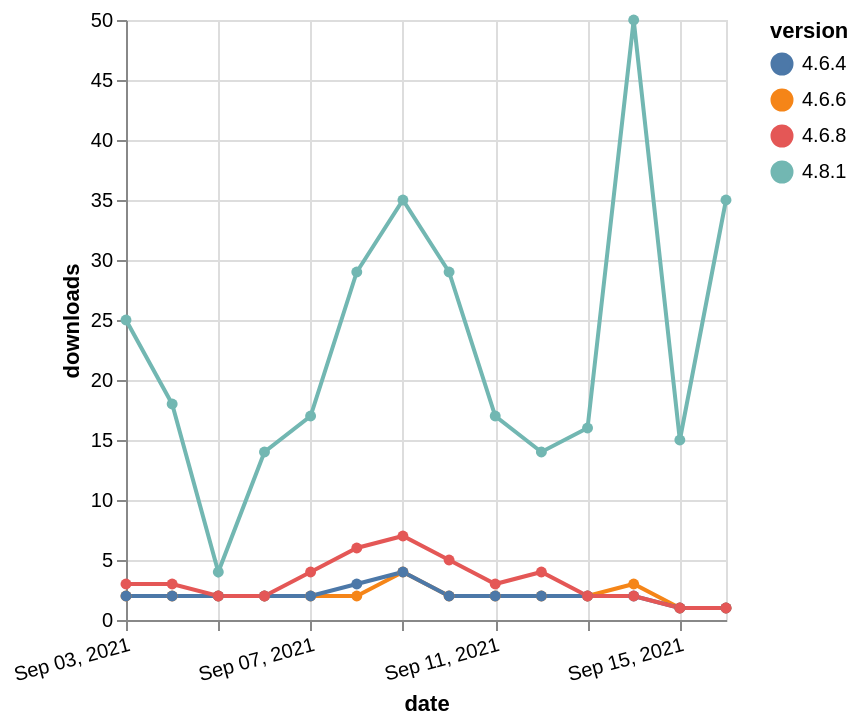

Vega-Lite specification for this chart:
### Vega-Lite specification from a JSON file in a GitHub repository (floating-point values rounded to 4 significant figures)
{"$schema": "https://vega.github.io/schema/vega-lite/v5.json", "description": "A simple bar chart with embedded data.", "data": {"values": [{"date": "2021-09-03", "total": 4585, "delta": 2, "version": "4.6.6"}, {"date": "2021-09-04", "total": 4587, "delta": 2, "version": "4.6.6"}, {"date": "2021-09-05", "total": 4589, "delta": 2, "version": "4.6.6"}, {"date": "2021-09-06", "total": 4591, "delta": 2, "version": "4.6.6"}, {"date": "2021-09-07", "total": 4593, "delta": 2, "version": "4.6.6"}, {"date": "2021-09-08", "total": 4595, "delta": 2, "version": "4.6.6"}, {"date": "2021-09-09", "total": 4599, "delta": 4, "version": "4.6.6"}, {"date": "2021-09-10", "total": 4601, "delta": 2, "version": "4.6.6"}, {"date": "2021-09-11", "total": 4603, "delta": 2, "version": "4.6.6"}, {"date": "2021-09-12", "total": 4605, "delta": 2, "version": "4.6.6"}, {"date": "2021-09-13", "total": 4607, "delta": 2, "version": "4.6.6"}, {"date": "2021-09-14", "total": 4610, "delta": 3, "version": "4.6.6"}, {"date": "2021-09-15", "total": 4611, "delta": 1, "version": "4.6.6"}, {"date": "2021-09-16", "total": 4612, "delta": 1, "version": "4.6.6"}, {"date": "2021-09-03", "total": 22618, "delta": 25, "version": "4.8.1"}, {"date": "2021-09-04", "total": 22636, "delta": 18, "version": "4.8.1"}, {"date": "2021-09-05", "total": 22640, "delta": 4, "version": "4.8.1"}, {"date": "2021-09-06", "total": 22654, "delta": 14, "version": "4.8.1"}, {"date": "2021-09-07", "total": 22671, "delta": 17, "version": "4.8.1"}, {"date": "2021-09-08", "total": 22700, "delta": 29, "version": "4.8.1"}, {"date": "2021-09-09", "total": 22735, "delta": 35, "version": "4.8.1"}, {"date": "2021-09-10", "total": 22764, "delta": 29, "version": "4.8.1"}, {"date": "2021-09-11", "total": 22781, "delta": 17, "version": "4.8.1"}, {"date": "2021-09-12", "total": 22795, "delta": 14, "version": "4.8.1"}, {"date": "2021-09-13", "total": 22811, "delta": 16, "version": "4.8.1"}, {"date": "2021-09-14", "total": 22861, "delta": 50, "version": "4.8.1"}, {"date": "2021-09-15", "total": 22876, "delta": 15, "version": "4.8.1"}, {"date": "2021-09-16", "total": 22911, "delta": 35, "version": "4.8.1"}, {"date": "2021-09-03", "total": 4458, "delta": 2, "version": "4.6.4"}, {"date": "2021-09-04", "total": 4460, "delta": 2, "version": "4.6.4"}, {"date": "2021-09-05", "total": 4462, "delta": 2, "version": "4.6.4"}, {"date": "2021-09-06", "total": 4464, "delta": 2, "version": "4.6.4"}, {"date": "2021-09-07", "total": 4466, "delta": 2, "version": "4.6.4"}, {"date": "2021-09-08", "total": 4469, "delta": 3, "version": "4.6.4"}, {"date": "2021-09-09", "total": 4473, "delta": 4, "version": "4.6.4"}, {"date": "2021-09-10", "total": 4475, "delta": 2, "version": "4.6.4"}, {"date": "2021-09-11", "total": 4477, "delta": 2, "version": "4.6.4"}, {"date": "2021-09-12", "total": 4479, "delta": 2, "version": "4.6.4"}, {"date": "2021-09-13", "total": 4481, "delta": 2, "version": "4.6.4"}, {"date": "2021-09-14", "total": 4483, "delta": 2, "version": "4.6.4"}, {"date": "2021-09-15", "total": 4484, "delta": 1, "version": "4.6.4"}, {"date": "2021-09-16", "total": 4485, "delta": 1, "version": "4.6.4"}, {"date": "2021-09-03", "total": 23036, "delta": 3, "version": "4.6.8"}, {"date": "2021-09-04", "total": 23039, "delta": 3, "version": "4.6.8"}, {"date": "2021-09-05", "total": 23041, "delta": 2, "version": "4.6.8"}, {"date": "2021-09-06", "total": 23043, "delta": 2, "version": "4.6.8"}, {"date": "2021-09-07", "total": 23047, "delta": 4, "version": "4.6.8"}, {"date": "2021-09-08", "total": 23053, "delta": 6, "version": "4.6.8"}, {"date": "2021-09-09", "total": 23060, "delta": 7, "version": "4.6.8"}, {"date": "2021-09-10", "total": 23065, "delta": 5, "version": "4.6.8"}, {"date": "2021-09-11", "total": 23068, "delta": 3, "version": "4.6.8"}, {"date": "2021-09-12", "total": 23072, "delta": 4, "version": "4.6.8"}, {"date": "2021-09-13", "total": 23074, "delta": 2, "version": "4.6.8"}, {"date": "2021-09-14", "total": 23076, "delta": 2, "version": "4.6.8"}, {"date": "2021-09-15", "total": 23077, "delta": 1, "version": "4.6.8"}, {"date": "2021-09-16", "total": 23078, "delta": 1, "version": "4.6.8"}]}, "width": "container", "mark": {"type": "line", "point": {"filled": true}}, "encoding": {"x": {"field": "date", "type": "temporal", "timeUnit": "yearmonthdate", "title": "date", "axis": {"labelAngle": -15}}, "y": {"field": "delta", "type": "quantitative", "title": "downloads"}, "color": {"field": "version", "type": "nominal"}, "tooltip": {"field": "delta"}}}
